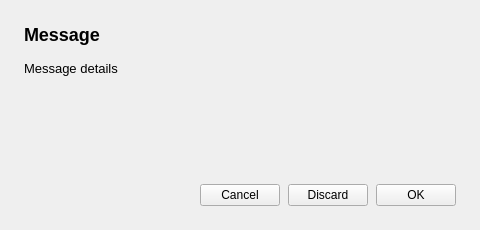
<?xml version="1.0" encoding="UTF-8"?>
<ui version="4.0">
 <class>StyleMessagePopup</class>
 <widget class="QWidget" name="StyleMessagePopup">
  <property name="geometry"><rect><x>0</x><y>0</y><width>480</width><height>230</height></rect></property>
  <property name="minimumSize"><size><width>440</width><height>200</height></size></property>
  <property name="styleSheet">
   <string notr="true">QWidget#StyleMessagePopup {
    border-width: 1px;
    border-style: solid;
    border-radius: 12px;
}

#StyleMessagePopup QLabel {
    background: transparent;
}

#StyleMessagePopup QLabel#titleLabel {
    font-size: 18px;
    font-weight: 700;
}

#StyleMessagePopup QLabel#messageLabel {
    font-size: 13px;
}

#StyleMessagePopup animatedwidgets--FilledButton {
    min-height: 36px;
    min-width: 72px;
    qproperty-cornerRadius: 9;
    qproperty-animateContentColor: true;
}

#StyleMessagePopup animatedwidgets--OutlineButton {
    min-height: 36px;
    min-width: 72px;
    qproperty-cornerRadius: 9;
    qproperty-animateContentColor: true;
}</string>
  </property>
  <layout class="QVBoxLayout" name="dialogLayout">
   <property name="spacing"><number>16</number></property>
   <property name="leftMargin"><number>24</number></property>
   <property name="topMargin"><number>24</number></property>
   <property name="rightMargin"><number>24</number></property>
   <property name="bottomMargin"><number>24</number></property>
   <item><widget class="QLabel" name="titleLabel">
    <property name="text"><string>Message</string></property></widget></item>
   <item><widget class="QLabel" name="messageLabel">
    <property name="text"><string>Message details</string></property><property name="textFormat"><enum>Qt::PlainText</enum></property><property name="wordWrap"><bool>true</bool></property></widget></item>
   <item><spacer name="messageSpacer"><property name="orientation"><enum>Qt::Vertical</enum></property><property name="sizeHint" stdset="0"><size><width>20</width><height>12</height></size></property></spacer></item>
   <item>
    <layout class="QHBoxLayout" name="actionLayout">
     <property name="spacing"><number>8</number></property>
     <item><spacer name="actionSpacer"><property name="orientation"><enum>Qt::Horizontal</enum></property><property name="sizeHint" stdset="0"><size><width>20</width><height>20</height></size></property></spacer></item>
     <item><widget class="aw::OutlineButton" name="cancelButton"><property name="text"><string>Cancel</string></property></widget></item>
     <item><widget class="aw::OutlineButton" name="secondaryButton"><property name="text"><string>Discard</string></property></widget></item>
     <item><widget class="aw::FilledButton" name="primaryButton"><property name="text"><string>OK</string></property></widget></item>
    </layout>
   </item>
  </layout>
 </widget>
 <customwidgets>
  <customwidget><class>aw::FilledButton</class><extends>QPushButton</extends><header>animatedwidgets/buttons/filledbutton.h</header></customwidget>
  <customwidget><class>aw::OutlineButton</class><extends>QPushButton</extends><header>animatedwidgets/buttons/outlinebutton.h</header></customwidget>
 </customwidgets>
 <resources/>
 <connections/>
</ui>
